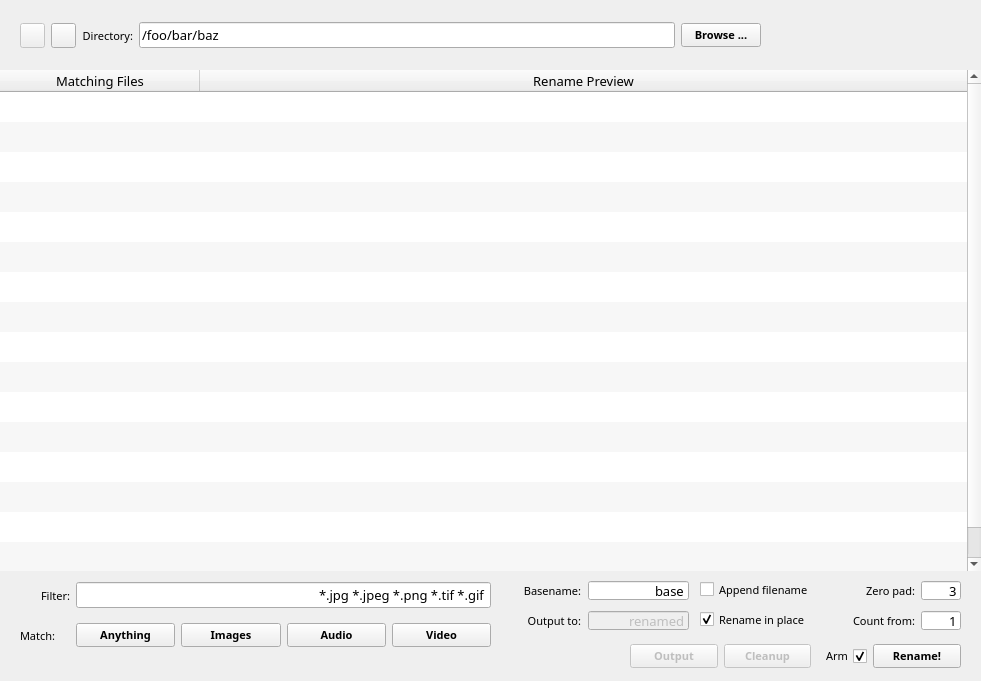
  <widget class="QWidget" name="Wrapper" native="true">
   <property name="geometry">
    <rect>
     <x>4</x>
     <y>4</y>
     <width>981</width>
     <height>681</height>
    </rect>
   </property>
   <property name="styleSheet">
    <string notr="true"/>
   </property>
   <widget class="QWidget" name="logo" native="true">
    <property name="geometry">
     <rect>
      <x>800</x>
      <y>20</y>
      <width>141</width>
      <height>41</height>
     </rect>
    </property>
    <property name="font">
     <font>
      <family>Candara</family>
      <pointsize>10</pointsize>
     </font>
    </property>
    <property name="toolTip">
     <string/>
    </property>
    <property name="styleSheet">
     <string notr="true">background-image: url(./logo.png); background-color: transparent;</string>
    </property>
   </widget>
   <widget class="QWidget" name="horizontalLayoutWidget_3">
    <property name="geometry">
     <rect>
      <x>20</x>
      <y>20</y>
      <width>741</width>
      <height>31</height>
     </rect>
    </property>
    <property name="font">
     <font>
      <family>Candara</family>
      <pointsize>10</pointsize>
     </font>
    </property>
    <layout class="QHBoxLayout" name="directoryGroup">
     <item>
      <widget class="QWidget" name="directoryBackGroup" native="true">
       <property name="minimumSize">
        <size>
         <width>25</width>
         <height>25</height>
        </size>
       </property>
       <property name="maximumSize">
        <size>
         <width>25</width>
         <height>25</height>
        </size>
       </property>
       <widget class="QPushButton" name="directoryBack">
        <property name="enabled">
         <bool>false</bool>
        </property>
        <property name="geometry">
         <rect>
          <x>0</x>
          <y>0</y>
          <width>25</width>
          <height>25</height>
         </rect>
        </property>
        <property name="minimumSize">
         <size>
          <width>25</width>
          <height>25</height>
         </size>
        </property>
        <property name="maximumSize">
         <size>
          <width>25</width>
          <height>25</height>
         </size>
        </property>
        <property name="font">
         <font>
          <family>Candara</family>
          <pointsize>8</pointsize>
          <weight>75</weight>
          <italic>false</italic>
          <bold>true</bold>
         </font>
        </property>
        <property name="cursor">
         <cursorShape>PointingHandCursor</cursorShape>
        </property>
        <property name="toolTip">
         <string>Open the folder containing the renamed files</string>
        </property>
        <property name="styleSheet">
         <string notr="true"/>
        </property>
        <property name="text">
         <string/>
        </property>
        <property name="flat">
         <bool>false</bool>
        </property>
       </widget>
      </widget>
     </item>
     <item>
      <widget class="QWidget" name="directoryUpGroup" native="true">
       <property name="minimumSize">
        <size>
         <width>25</width>
         <height>25</height>
        </size>
       </property>
       <property name="maximumSize">
        <size>
         <width>25</width>
         <height>25</height>
        </size>
       </property>
       <widget class="QPushButton" name="directoryUp">
        <property name="enabled">
         <bool>true</bool>
        </property>
        <property name="geometry">
         <rect>
          <x>0</x>
          <y>0</y>
          <width>25</width>
          <height>25</height>
         </rect>
        </property>
        <property name="minimumSize">
         <size>
          <width>25</width>
          <height>25</height>
         </size>
        </property>
        <property name="maximumSize">
         <size>
          <width>25</width>
          <height>25</height>
         </size>
        </property>
        <property name="font">
         <font>
          <family>Candara</family>
          <pointsize>8</pointsize>
          <weight>75</weight>
          <italic>false</italic>
          <bold>true</bold>
         </font>
        </property>
        <property name="cursor">
         <cursorShape>PointingHandCursor</cursorShape>
        </property>
        <property name="toolTip">
         <string>Open the folder containing the renamed files</string>
        </property>
        <property name="styleSheet">
         <string notr="true"/>
        </property>
        <property name="text">
         <string/>
        </property>
        <property name="flat">
         <bool>false</bool>
        </property>
       </widget>
      </widget>
     </item>
     <item>
      <widget class="QLabel" name="directoryLabel">
       <property name="font">
        <font>
         <family>Calibri,Bitstream Vera Sans,Sans,sans-serif</family>
         <pointsize>8</pointsize>
         <weight>50</weight>
         <bold>false</bold>
        </font>
       </property>
       <property name="cursor">
        <cursorShape>WhatsThisCursor</cursorShape>
       </property>
       <property name="toolTip">
        <string>Enter or browse for the directory containing the files to be renamed</string>
       </property>
       <property name="text">
        <string>Directory:</string>
       </property>
       <property name="alignment">
        <set>Qt::AlignRight|Qt::AlignTrailing|Qt::AlignVCenter</set>
       </property>
       <property name="buddy">
        <cstring>directoryInput</cstring>
       </property>
      </widget>
     </item>
     <item>
      <widget class="QLineEdit" name="directoryInput">
       <property name="font">
        <font>
         <family>Terminus,Consolas,Courier New,monospace</family>
        </font>
       </property>
       <property name="toolTip">
        <string/>
       </property>
       <property name="styleSheet">
        <string notr="true"/>
       </property>
       <property name="text">
        <string>/foo/bar/baz</string>
       </property>
      </widget>
     </item>
     <item>
      <widget class="QPushButton" name="directoryBrowse">
       <property name="font">
        <font>
         <family>Candara</family>
         <pointsize>8</pointsize>
         <weight>75</weight>
         <italic>false</italic>
         <bold>true</bold>
        </font>
       </property>
       <property name="cursor">
        <cursorShape>PointingHandCursor</cursorShape>
       </property>
       <property name="toolTip">
        <string>Select a target directory with the file browser</string>
       </property>
       <property name="styleSheet">
        <string notr="true"/>
       </property>
       <property name="text">
        <string>Browse ...</string>
       </property>
       <property name="flat">
        <bool>false</bool>
       </property>
      </widget>
     </item>
    </layout>
   </widget>
   <widget class="QWidget" name="horizontalLayoutWidget_9">
    <property name="geometry">
     <rect>
      <x>840</x>
      <y>610</y>
      <width>123</width>
      <height>21</height>
     </rect>
    </property>
    <property name="font">
     <font>
      <family>Candara</family>
      <pointsize>10</pointsize>
     </font>
    </property>
    <layout class="QHBoxLayout" name="startAtGroup">
     <item>
      <widget class="QLabel" name="startAtLabel">
       <property name="minimumSize">
        <size>
         <width>75</width>
         <height>19</height>
        </size>
       </property>
       <property name="maximumSize">
        <size>
         <width>75</width>
         <height>19</height>
        </size>
       </property>
       <property name="font">
        <font>
         <family>Calibri,Bitstream Vera Sans,Sans,sans-serif</family>
         <pointsize>8</pointsize>
         <weight>50</weight>
         <bold>false</bold>
        </font>
       </property>
       <property name="cursor">
        <cursorShape>WhatsThisCursor</cursorShape>
       </property>
       <property name="toolTip">
        <string>Renamed files will be numbered starting from this value</string>
       </property>
       <property name="text">
        <string>Count from:</string>
       </property>
       <property name="alignment">
        <set>Qt::AlignRight|Qt::AlignTrailing|Qt::AlignVCenter</set>
       </property>
       <property name="buddy">
        <cstring>startAtInput</cstring>
       </property>
      </widget>
     </item>
     <item>
      <widget class="QLineEdit" name="startAtInput">
       <property name="minimumSize">
        <size>
         <width>40</width>
         <height>19</height>
        </size>
       </property>
       <property name="maximumSize">
        <size>
         <width>40</width>
         <height>19</height>
        </size>
       </property>
       <property name="font">
        <font>
         <family>Terminus,Consolas,Courier New,monospace</family>
        </font>
       </property>
       <property name="toolTip">
        <string/>
       </property>
       <property name="layoutDirection">
        <enum>Qt::LeftToRight</enum>
       </property>
       <property name="styleSheet">
        <string notr="true"/>
       </property>
       <property name="text">
        <string>1</string>
       </property>
       <property name="alignment">
        <set>Qt::AlignRight|Qt::AlignTrailing|Qt::AlignVCenter</set>
       </property>
      </widget>
     </item>
    </layout>
   </widget>
   <widget class="QWidget" name="horizontalLayoutWidget_6">
    <property name="geometry">
     <rect>
      <x>840</x>
      <y>580</y>
      <width>123</width>
      <height>21</height>
     </rect>
    </property>
    <property name="font">
     <font>
      <family>Candara</family>
      <pointsize>10</pointsize>
     </font>
    </property>
    <layout class="QHBoxLayout" name="paddingGroup">
     <item>
      <widget class="QLabel" name="paddingLabel">
       <property name="minimumSize">
        <size>
         <width>75</width>
         <height>19</height>
        </size>
       </property>
       <property name="maximumSize">
        <size>
         <width>75</width>
         <height>19</height>
        </size>
       </property>
       <property name="font">
        <font>
         <family>Calibri,Bitstream Vera Sans,Sans,sans-serif</family>
         <pointsize>8</pointsize>
         <weight>50</weight>
         <bold>false</bold>
        </font>
       </property>
       <property name="cursor">
        <cursorShape>WhatsThisCursor</cursorShape>
       </property>
       <property name="toolTip">
        <string>Select the number of decimal places to be padded with zeroes</string>
       </property>
       <property name="text">
        <string>Zero pad:</string>
       </property>
       <property name="alignment">
        <set>Qt::AlignRight|Qt::AlignTrailing|Qt::AlignVCenter</set>
       </property>
       <property name="buddy">
        <cstring>paddingInput</cstring>
       </property>
      </widget>
     </item>
     <item>
      <widget class="QLineEdit" name="paddingInput">
       <property name="minimumSize">
        <size>
         <width>40</width>
         <height>19</height>
        </size>
       </property>
       <property name="maximumSize">
        <size>
         <width>40</width>
         <height>19</height>
        </size>
       </property>
       <property name="font">
        <font>
         <family>Terminus,Consolas,Courier New,monospace</family>
        </font>
       </property>
       <property name="toolTip">
        <string/>
       </property>
       <property name="layoutDirection">
        <enum>Qt::LeftToRight</enum>
       </property>
       <property name="styleSheet">
        <string notr="true"/>
       </property>
       <property name="text">
        <string>3</string>
       </property>
       <property name="alignment">
        <set>Qt::AlignRight|Qt::AlignTrailing|Qt::AlignVCenter</set>
       </property>
      </widget>
     </item>
    </layout>
   </widget>
   <widget class="QWidget" name="gridLayoutWidget">
    <property name="geometry">
     <rect>
      <x>0</x>
      <y>70</y>
      <width>981</width>
      <height>501</height>
     </rect>
    </property>
    <property name="font">
     <font>
      <family>Candara</family>
      <pointsize>10</pointsize>
     </font>
    </property>
    <layout class="QGridLayout" name="previewGroup">
     <item row="0" column="0">
      <widget class="QTableWidget" name="previewTable">
       <property name="frameShape">
        <enum>QFrame::NoFrame</enum>
       </property>
       <property name="frameShadow">
        <enum>QFrame::Plain</enum>
       </property>
       <property name="alternatingRowColors">
        <bool>true</bool>
       </property>
       <property name="selectionMode">
        <enum>QAbstractItemView::MultiSelection</enum>
       </property>
       <property name="selectionBehavior">
        <enum>QAbstractItemView::SelectRows</enum>
       </property>
       <property name="textElideMode">
        <enum>Qt::ElideLeft</enum>
       </property>
       <property name="showGrid">
        <bool>false</bool>
       </property>
       <property name="gridStyle">
        <enum>Qt::DashDotLine</enum>
       </property>
       <property name="sortingEnabled">
        <bool>false</bool>
       </property>
       <property name="cornerButtonEnabled">
        <bool>false</bool>
       </property>
       <property name="rowCount">
        <number>16</number>
       </property>
       <property name="columnCount">
        <number>2</number>
       </property>
       <attribute name="horizontalHeaderCascadingSectionResizes">
        <bool>false</bool>
       </attribute>
       <attribute name="horizontalHeaderDefaultSectionSize">
        <number>200</number>
       </attribute>
       <attribute name="horizontalHeaderHighlightSections">
        <bool>false</bool>
       </attribute>
       <attribute name="horizontalHeaderShowSortIndicator" stdset="0">
        <bool>false</bool>
       </attribute>
       <attribute name="horizontalHeaderStretchLastSection">
        <bool>true</bool>
       </attribute>
       <attribute name="verticalHeaderVisible">
        <bool>false</bool>
       </attribute>
       <attribute name="verticalHeaderHighlightSections">
        <bool>false</bool>
       </attribute>
       <row/>
       <row/>
       <row/>
       <row/>
       <row/>
       <row/>
       <row/>
       <row/>
       <row/>
       <row/>
       <row/>
       <row/>
       <row/>
       <row/>
       <row/>
       <row/>
       <column>
        <property name="text">
         <string>Matching Files</string>
        </property>
       </column>
       <column>
        <property name="text">
         <string>Rename Preview</string>
        </property>
       </column>
      </widget>
     </item>
    </layout>
   </widget>
   <widget class="QWidget" name="horizontalLayoutWidget_7">
    <property name="geometry">
     <rect>
      <x>20</x>
      <y>580</y>
      <width>471</width>
      <height>31</height>
     </rect>
    </property>
    <property name="font">
     <font>
      <family>Candara</family>
      <pointsize>10</pointsize>
     </font>
    </property>
    <layout class="QHBoxLayout" name="filterGroup">
     <item>
      <widget class="QLabel" name="filterLabel">
       <property name="minimumSize">
        <size>
         <width>50</width>
         <height>0</height>
        </size>
       </property>
       <property name="font">
        <font>
         <family>Calibri,Bitstream Vera Sans,Sans,sans-serif</family>
         <pointsize>8</pointsize>
         <weight>50</weight>
         <bold>false</bold>
        </font>
       </property>
       <property name="cursor">
        <cursorShape>WhatsThisCursor</cursorShape>
       </property>
       <property name="toolTip">
        <string>Only target files matching this filter. *.ext will match any file with the given extension. Multiple space-seperate filters may be given</string>
       </property>
       <property name="text">
        <string>Filter:</string>
       </property>
       <property name="alignment">
        <set>Qt::AlignRight|Qt::AlignTrailing|Qt::AlignVCenter</set>
       </property>
       <property name="buddy">
        <cstring>filterInput</cstring>
       </property>
      </widget>
     </item>
     <item>
      <widget class="QLineEdit" name="filterInput">
       <property name="font">
        <font>
         <family>Terminus,Consolas,Courier New,monospace</family>
        </font>
       </property>
       <property name="toolTip">
        <string/>
       </property>
       <property name="styleSheet">
        <string notr="true"/>
       </property>
       <property name="text">
        <string>*.jpg *.jpeg *.png *.tif *.gif</string>
       </property>
       <property name="alignment">
        <set>Qt::AlignRight|Qt::AlignTrailing|Qt::AlignVCenter</set>
       </property>
      </widget>
     </item>
    </layout>
   </widget>
   <widget class="QWidget" name="horizontalLayoutWidget_5">
    <property name="geometry">
     <rect>
      <x>630</x>
      <y>640</y>
      <width>331</width>
      <height>32</height>
     </rect>
    </property>
    <property name="font">
     <font>
      <family>Candara</family>
      <pointsize>10</pointsize>
     </font>
    </property>
    <layout class="QHBoxLayout" name="controlGroup">
     <item>
      <widget class="QPushButton" name="outputButton">
       <property name="enabled">
        <bool>false</bool>
       </property>
       <property name="font">
        <font>
         <family>Candara</family>
         <pointsize>8</pointsize>
         <weight>75</weight>
         <italic>false</italic>
         <bold>true</bold>
        </font>
       </property>
       <property name="cursor">
        <cursorShape>PointingHandCursor</cursorShape>
       </property>
       <property name="toolTip">
        <string>Open the folder containing the renamed files</string>
       </property>
       <property name="styleSheet">
        <string notr="true"/>
       </property>
       <property name="text">
        <string>Output</string>
       </property>
      </widget>
     </item>
     <item>
      <widget class="QPushButton" name="cleanupButton">
       <property name="enabled">
        <bool>false</bool>
       </property>
       <property name="font">
        <font>
         <family>Candara</family>
         <pointsize>8</pointsize>
         <weight>75</weight>
         <italic>false</italic>
         <bold>true</bold>
        </font>
       </property>
       <property name="cursor">
        <cursorShape>PointingHandCursor</cursorShape>
       </property>
       <property name="toolTip">
        <string>Delete any existing renamed files</string>
       </property>
       <property name="styleSheet">
        <string notr="true"/>
       </property>
       <property name="text">
        <string>Cleanup</string>
       </property>
      </widget>
     </item>
     <item>
      <widget class="QCheckBox" name="safetyToggle">
       <property name="maximumSize">
        <size>
         <width>50</width>
         <height>16777215</height>
        </size>
       </property>
       <property name="font">
        <font>
         <family>Calibri,Bitstream Vera Sans,Sans,sans-serif</family>
         <pointsize>8</pointsize>
         <weight>50</weight>
         <bold>false</bold>
        </font>
       </property>
       <property name="toolTip">
        <string>Enable rename operations</string>
       </property>
       <property name="layoutDirection">
        <enum>Qt::RightToLeft</enum>
       </property>
       <property name="text">
        <string>Arm</string>
       </property>
       <property name="checked">
        <bool>true</bool>
       </property>
      </widget>
     </item>
     <item>
      <widget class="QPushButton" name="renameButton">
       <property name="enabled">
        <bool>true</bool>
       </property>
       <property name="font">
        <font>
         <family>Candara</family>
         <pointsize>8</pointsize>
         <weight>75</weight>
         <italic>false</italic>
         <bold>true</bold>
        </font>
       </property>
       <property name="cursor">
        <cursorShape>PointingHandCursor</cursorShape>
       </property>
       <property name="toolTip">
        <string>Rename the listed targets according to the current settings. &quot;Arm&quot; must be selected</string>
       </property>
       <property name="styleSheet">
        <string notr="true"/>
       </property>
       <property name="text">
        <string>Rename!</string>
       </property>
       <property name="checkable">
        <bool>false</bool>
       </property>
      </widget>
     </item>
    </layout>
   </widget>
   <widget class="QWidget" name="exitGroup" native="true">
    <property name="geometry">
     <rect>
      <x>956</x>
      <y>0</y>
      <width>25</width>
      <height>25</height>
     </rect>
    </property>
    <property name="sizePolicy">
     <sizepolicy hsizetype="Fixed" vsizetype="Fixed">
      <horstretch>0</horstretch>
      <verstretch>0</verstretch>
     </sizepolicy>
    </property>
    <property name="minimumSize">
     <size>
      <width>25</width>
      <height>25</height>
     </size>
    </property>
    <property name="maximumSize">
     <size>
      <width>25</width>
      <height>25</height>
     </size>
    </property>
    <property name="font">
     <font>
      <family>Calibri</family>
      <pointsize>10</pointsize>
     </font>
    </property>
    <property name="cursor">
     <cursorShape>PointingHandCursor</cursorShape>
    </property>
    <property name="contextMenuPolicy">
     <enum>Qt::NoContextMenu</enum>
    </property>
    <property name="layoutDirection">
     <enum>Qt::LeftToRight</enum>
    </property>
    <property name="autoFillBackground">
     <bool>false</bool>
    </property>
    <property name="styleSheet">
     <string notr="true"/>
    </property>
    <widget class="QPushButton" name="exitButton">
     <property name="geometry">
      <rect>
       <x>0</x>
       <y>0</y>
       <width>25</width>
       <height>25</height>
      </rect>
     </property>
     <property name="styleSheet">
      <string notr="true"/>
     </property>
     <property name="text">
      <string/>
     </property>
     <property name="iconSize">
      <size>
       <width>25</width>
       <height>25</height>
      </size>
     </property>
     <property name="flat">
      <bool>true</bool>
     </property>
    </widget>
   </widget>
   <widget class="QWidget" name="horizontalLayoutWidget_8">
    <property name="geometry">
     <rect>
      <x>20</x>
      <y>620</y>
      <width>471</width>
      <height>31</height>
     </rect>
    </property>
    <property name="font">
     <font>
      <family>Candara</family>
      <pointsize>10</pointsize>
     </font>
    </property>
    <layout class="QHBoxLayout" name="filterGroup_2">
     <item>
      <widget class="QLabel" name="filterLabel_2">
       <property name="maximumSize">
        <size>
         <width>50</width>
         <height>16777215</height>
        </size>
       </property>
       <property name="font">
        <font>
         <family>Calibri,Bitstream Vera Sans,Sans,sans-serif</family>
         <pointsize>8</pointsize>
         <weight>50</weight>
         <bold>false</bold>
        </font>
       </property>
       <property name="cursor">
        <cursorShape>WhatsThisCursor</cursorShape>
       </property>
       <property name="toolTip">
        <string>Only target files matching this filter. *.ext will match any file with the given extension. Multiple space-seperate filters may be given</string>
       </property>
       <property name="text">
        <string>Match:</string>
       </property>
       <property name="buddy">
        <cstring>filterInput</cstring>
       </property>
      </widget>
     </item>
     <item>
      <widget class="QPushButton" name="renameButton_3">
       <property name="enabled">
        <bool>true</bool>
       </property>
       <property name="font">
        <font>
         <family>Candara</family>
         <pointsize>8</pointsize>
         <weight>75</weight>
         <italic>false</italic>
         <bold>true</bold>
        </font>
       </property>
       <property name="cursor">
        <cursorShape>PointingHandCursor</cursorShape>
       </property>
       <property name="toolTip">
        <string>Rename the listed targets according to the current settings. &quot;Arm&quot; must be selected</string>
       </property>
       <property name="styleSheet">
        <string notr="true"/>
       </property>
       <property name="text">
        <string>Anything</string>
       </property>
       <property name="checkable">
        <bool>false</bool>
       </property>
      </widget>
     </item>
     <item>
      <widget class="QPushButton" name="renameButton_2">
       <property name="enabled">
        <bool>true</bool>
       </property>
       <property name="font">
        <font>
         <family>Candara</family>
         <pointsize>8</pointsize>
         <weight>75</weight>
         <italic>false</italic>
         <bold>true</bold>
        </font>
       </property>
       <property name="cursor">
        <cursorShape>PointingHandCursor</cursorShape>
       </property>
       <property name="toolTip">
        <string>Rename the listed targets according to the current settings. &quot;Arm&quot; must be selected</string>
       </property>
       <property name="styleSheet">
        <string notr="true"/>
       </property>
       <property name="text">
        <string>Images</string>
       </property>
       <property name="checkable">
        <bool>false</bool>
       </property>
      </widget>
     </item>
     <item>
      <widget class="QPushButton" name="renameButton_5">
       <property name="enabled">
        <bool>true</bool>
       </property>
       <property name="font">
        <font>
         <family>Candara</family>
         <pointsize>8</pointsize>
         <weight>75</weight>
         <italic>false</italic>
         <bold>true</bold>
        </font>
       </property>
       <property name="cursor">
        <cursorShape>PointingHandCursor</cursorShape>
       </property>
       <property name="toolTip">
        <string>Rename the listed targets according to the current settings. &quot;Arm&quot; must be selected</string>
       </property>
       <property name="styleSheet">
        <string notr="true"/>
       </property>
       <property name="text">
        <string>Audio</string>
       </property>
       <property name="checkable">
        <bool>false</bool>
       </property>
      </widget>
     </item>
     <item>
      <widget class="QPushButton" name="renameButton_4">
       <property name="enabled">
        <bool>true</bool>
       </property>
       <property name="font">
        <font>
         <family>Candara</family>
         <pointsize>8</pointsize>
         <weight>75</weight>
         <italic>false</italic>
         <bold>true</bold>
        </font>
       </property>
       <property name="cursor">
        <cursorShape>PointingHandCursor</cursorShape>
       </property>
       <property name="toolTip">
        <string>Rename the listed targets according to the current settings. &quot;Arm&quot; must be selected</string>
       </property>
       <property name="styleSheet">
        <string notr="true"/>
       </property>
       <property name="text">
        <string>Video</string>
       </property>
       <property name="checkable">
        <bool>false</bool>
       </property>
      </widget>
     </item>
    </layout>
   </widget>
   <widget class="QCheckBox" name="checkBox">
    <property name="geometry">
     <rect>
      <x>700</x>
      <y>610</y>
      <width>130</width>
      <height>19</height>
     </rect>
    </property>
    <property name="minimumSize">
     <size>
      <width>130</width>
      <height>19</height>
     </size>
    </property>
    <property name="maximumSize">
     <size>
      <width>130</width>
      <height>19</height>
     </size>
    </property>
    <property name="font">
     <font>
      <family>Calibri,Bitstream Vera Sans,Sans,sans-serif</family>
      <pointsize>8</pointsize>
      <weight>50</weight>
      <bold>false</bold>
     </font>
    </property>
    <property name="layoutDirection">
     <enum>Qt::LeftToRight</enum>
    </property>
    <property name="text">
     <string>Rename in place</string>
    </property>
    <property name="checked">
     <bool>true</bool>
    </property>
   </widget>
   <widget class="QCheckBox" name="checkBox_2">
    <property name="geometry">
     <rect>
      <x>700</x>
      <y>580</y>
      <width>130</width>
      <height>19</height>
     </rect>
    </property>
    <property name="minimumSize">
     <size>
      <width>130</width>
      <height>19</height>
     </size>
    </property>
    <property name="maximumSize">
     <size>
      <width>130</width>
      <height>19</height>
     </size>
    </property>
    <property name="font">
     <font>
      <family>Calibri,Bitstream Vera Sans,Sans,sans-serif</family>
      <pointsize>8</pointsize>
      <weight>50</weight>
      <bold>false</bold>
     </font>
    </property>
    <property name="layoutDirection">
     <enum>Qt::LeftToRight</enum>
    </property>
    <property name="text">
     <string>Append filename</string>
    </property>
   </widget>
   <widget class="QWidget" name="horizontalLayoutWidget_10">
    <property name="geometry">
     <rect>
      <x>500</x>
      <y>610</y>
      <width>191</width>
      <height>21</height>
     </rect>
    </property>
    <property name="font">
     <font>
      <family>Candara</family>
      <pointsize>10</pointsize>
     </font>
    </property>
    <layout class="QHBoxLayout" name="basenameGroup_2">
     <item>
      <widget class="QLabel" name="basenameLabel_2">
       <property name="minimumSize">
        <size>
         <width>80</width>
         <height>19</height>
        </size>
       </property>
       <property name="maximumSize">
        <size>
         <width>80</width>
         <height>19</height>
        </size>
       </property>
       <property name="font">
        <font>
         <family>Calibri,Bitstream Vera Sans,Sans,sans-serif</family>
         <pointsize>8</pointsize>
         <weight>50</weight>
         <bold>false</bold>
        </font>
       </property>
       <property name="cursor">
        <cursorShape>WhatsThisCursor</cursorShape>
       </property>
       <property name="toolTip">
        <string>Select the basename for the renamed files</string>
       </property>
       <property name="layoutDirection">
        <enum>Qt::LeftToRight</enum>
       </property>
       <property name="text">
        <string>Output to:</string>
       </property>
       <property name="alignment">
        <set>Qt::AlignRight|Qt::AlignTrailing|Qt::AlignVCenter</set>
       </property>
       <property name="buddy">
        <cstring>basenameInput</cstring>
       </property>
      </widget>
     </item>
     <item>
      <widget class="QLineEdit" name="basenameInput_2">
       <property name="enabled">
        <bool>false</bool>
       </property>
       <property name="minimumSize">
        <size>
         <width>101</width>
         <height>19</height>
        </size>
       </property>
       <property name="maximumSize">
        <size>
         <width>101</width>
         <height>19</height>
        </size>
       </property>
       <property name="font">
        <font>
         <family>Terminus,Consolas,Courier New,monospace</family>
        </font>
       </property>
       <property name="toolTip">
        <string/>
       </property>
       <property name="styleSheet">
        <string notr="true"/>
       </property>
       <property name="text">
        <string>renamed</string>
       </property>
       <property name="alignment">
        <set>Qt::AlignRight|Qt::AlignTrailing|Qt::AlignVCenter</set>
       </property>
      </widget>
     </item>
    </layout>
   </widget>
   <widget class="QWidget" name="horizontalLayoutWidget_4">
    <property name="geometry">
     <rect>
      <x>500</x>
      <y>580</y>
      <width>191</width>
      <height>21</height>
     </rect>
    </property>
    <property name="font">
     <font>
      <family>Candara</family>
      <pointsize>10</pointsize>
     </font>
    </property>
    <layout class="QHBoxLayout" name="basenameGroup">
     <item>
      <widget class="QLabel" name="basenameLabel">
       <property name="minimumSize">
        <size>
         <width>80</width>
         <height>19</height>
        </size>
       </property>
       <property name="maximumSize">
        <size>
         <width>80</width>
         <height>19</height>
        </size>
       </property>
       <property name="font">
        <font>
         <family>Calibri,Bitstream Vera Sans,Sans,sans-serif</family>
         <pointsize>8</pointsize>
         <weight>50</weight>
         <bold>false</bold>
        </font>
       </property>
       <property name="cursor">
        <cursorShape>WhatsThisCursor</cursorShape>
       </property>
       <property name="toolTip">
        <string>Select the basename for the renamed files</string>
       </property>
       <property name="text">
        <string>Basename:</string>
       </property>
       <property name="alignment">
        <set>Qt::AlignRight|Qt::AlignTrailing|Qt::AlignVCenter</set>
       </property>
       <property name="buddy">
        <cstring>basenameInput</cstring>
       </property>
      </widget>
     </item>
     <item>
      <widget class="QLineEdit" name="basenameInput">
       <property name="minimumSize">
        <size>
         <width>101</width>
         <height>19</height>
        </size>
       </property>
       <property name="maximumSize">
        <size>
         <width>101</width>
         <height>19</height>
        </size>
       </property>
       <property name="font">
        <font>
         <family>Terminus,Consolas,Courier New,monospace</family>
        </font>
       </property>
       <property name="toolTip">
        <string/>
       </property>
       <property name="styleSheet">
        <string notr="true"/>
       </property>
       <property name="text">
        <string>base</string>
       </property>
       <property name="alignment">
        <set>Qt::AlignRight|Qt::AlignTrailing|Qt::AlignVCenter</set>
       </property>
      </widget>
     </item>
    </layout>
   </widget>
  </widget>
